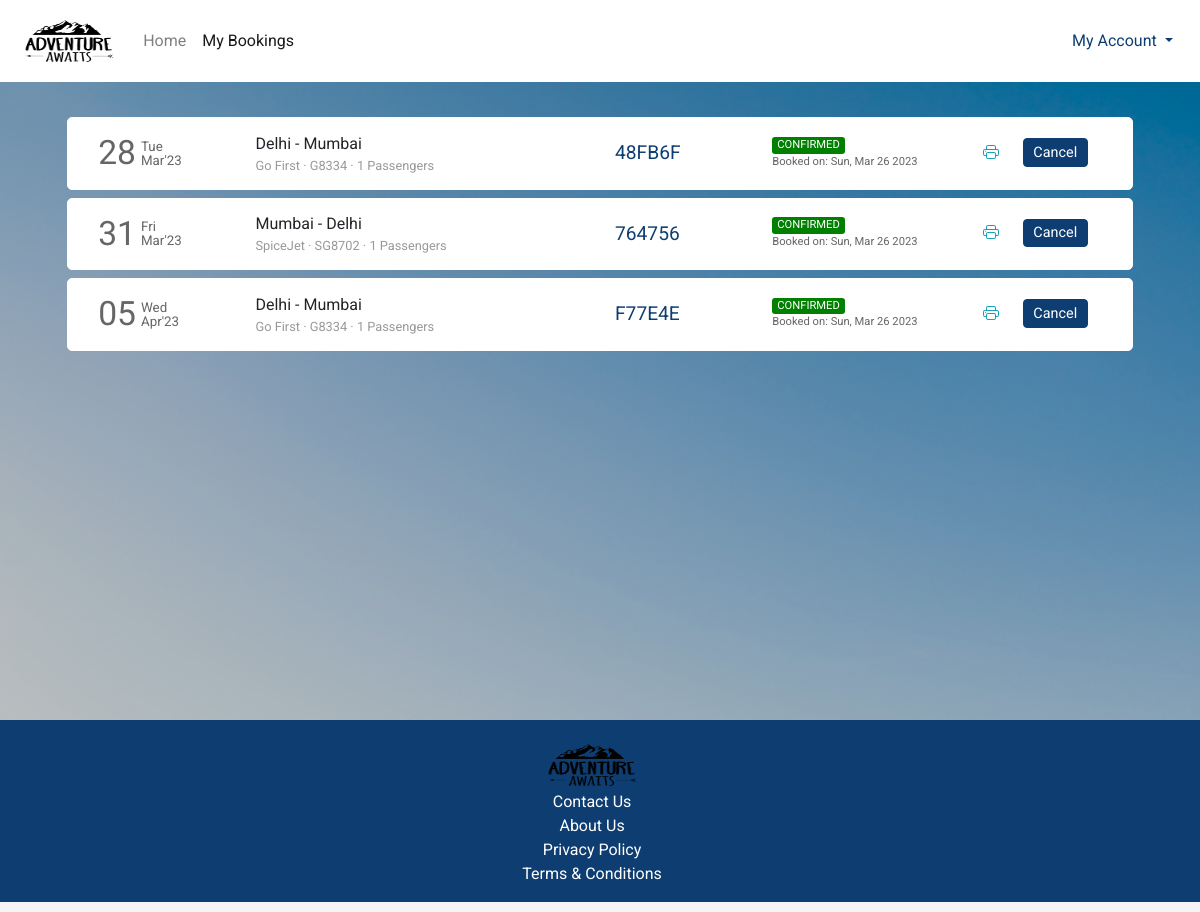
/flight/bookings (signed in), run on an earlier commit of the app's database.
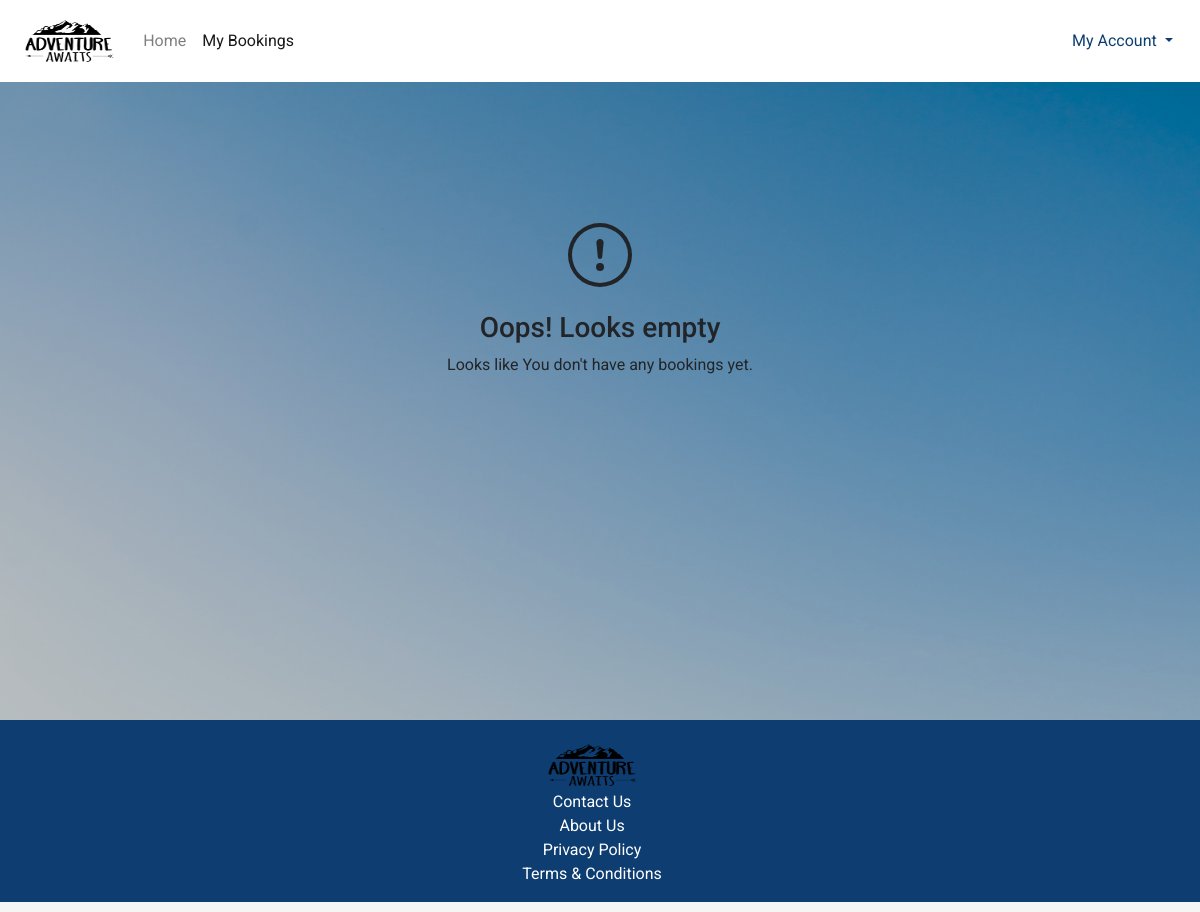
And on a later commit of the database.
### flight/models.py (models this page shows, shortened)
class Ticket(models.Model):
    user = models.ForeignKey(User,on_delete=models.CASCADE,related_name="bookings", blank=True, null=True)
    ref_no = models.CharField(max_length=6, unique=True)
    passengers = models.ManyToManyField(Passenger, related_name="flight_tickets")
    flight = models.ForeignKey(Flight, on_delete=models.CASCADE, related_name="tickets", blank=True, null=True)
    flight_ddate = models.DateField(blank=True, null=True)
    flight_adate = models.DateField(blank=True, null=True)
    flight_fare = models.FloatField(blank=True,null=True)
    other_charges = models.FloatField(blank=True,null=True)
    coupon_used = models.CharField(max_length=15,blank=True)
    coupon_discount = models.FloatField(default=0.0)
    total_fare = models.FloatField(blank=True, null=True)
    seat_class = models.CharField(max_length=20, choices=SEAT_CLASS)
    booking_date = models.DateTimeField(default=datetime.now)
    mobile = models.CharField(max_length=20,blank=True)
    email = models.EmailField(max_length=45, blank=True)
    status = models.CharField(max_length=45, choices=TICKET_STATUS)

class Flight(models.Model):
    origin = models.ForeignKey(Place, on_delete=models.CASCADE, related_name="departures")
    destination = models.ForeignKey(Place, on_delete=models.CASCADE, related_name="arrivals")
    depart_time = models.TimeField(auto_now=False, auto_now_add=False)
    depart_day = models.ManyToManyField(Week, related_name="flights_of_the_day")
    duration = models.DurationField(null=True)
    arrival_time = models.TimeField(auto_now=False, auto_now_add=False)
    plane = models.CharField(max_length=24)
    airline = models.CharField(max_length=64)
    economy_fare = models.FloatField(null=True)
    business_fare = models.FloatField(null=True)
    first_fare = models.FloatField(null=True)

class Place(models.Model):
    city = models.CharField(max_length=64)
    airport = models.CharField(max_length=64)
    code = models.CharField(max_length=3)
    country = models.CharField(max_length=64)

### flight/views.py (the view)
# urls.py: path('flight/bookings', views.bookings, name="bookings"),
def bookings(request):
    if request.user.is_authenticated:
        tickets = Ticket.objects.filter(user=request.user).order_by('-booking_date')
        return render(request, 'flight/bookings.html', {
            'page': 'bookings',
            'tickets': tickets
        })
    else:
        return HttpResponseRedirect(reverse('login'))

### flight/templates/flight/bookings.html (shortened to what the changed rows need)
{% extends 'flight/layout.html' %}
{% load static %}
{% block head %}
    <link rel="stylesheet" href="{% static 'css/bookings_style.css' %}">
{% endblock head %}
{% block body %}
    <section class="section section1" style="background-image: linear-gradient(rgba(0,0,0,0.2),rgba(0,0,0,0.2)), url({% static 'img/contact-us.jpg' %})">
        <div class="container">
            {% if tickets %}
                {% for ticket in tickets %}
                    <div class="row each-booking-div" id="{{ticket.ref_no}}">
                        <div class="col-2" style="display: flex;">
                            <div style="display: flex; color: #666666; margin-top: auto;">
                                <div>
                                    <span style="font-size: 2.1em;">{{ticket.flight_ddate | date:"d"}}</span>
                                </div>
                                <div style="font-size: smaller; display: flex; margin: auto 0; padding-left: 5px; line-height: 1em;">
                                    <div style="margin: auto;">
                                        <div style="margin-bottom: 1px;">{{ticket.flight_ddate | date:"D"}}</div>
                                        <div style="margin-top: 1px;">{{ticket.flight_ddate | date:"M'y"}}</div>
                                    </div>
                                </div>
                            </div>
                        </div>
                        <div class="col-4 middle-div">
                            <div style="width:100%">
                                <div class="row places-div" style=" display: flex;">
                                    <div style="max-width: 45%;">{{ticket.flight.origin.city}}</div>
                                    <div>&nbsp;-&nbsp;</div>
                                    <div style="max-width: 45%;">{{ticket.flight.destination.city}}</div>
                                </div>
                                <div class="row places-div" style="font-size: .8em; color: #999999; ">
                                    <div style="max-width: 100%;">{{ticket.flight.airline}} &middot; {{ticket.flight.plane}} &middot; {{ticket.passengers.count}} Passengers</div>
                                </div>
                            </div>
                        </div>
                        <div class="col-2 middle-div">
                            <div style="font-size: 1.2em; color: #0e3e71;">{{ticket.ref_no}}</div>
                        </div>
                        <div class="col-2 middle-div">
                            <div>
                                <div class="row status-div">
                                    {% if ticket.status == 'CONFIRMED' %}
                                        <div class="green">{{ticket.status}}</div>
                                    {% endif %}
                                </div>
                                <div class="row booking-date-div" style="font-size: .7em; color: #666;">
                                    {% if ticket.status == 'CONFIRMED' %}
                                        Booked on: {{ticket.booking_date | date:"D, M d Y"}}
                                    {% endif %}
                                </div>
                            </div>
                        </div>
                        <div class="col-2 last-div">
                            <div>
                                <div class="ticket-action-div">
                                    {% if ticket.status == 'CONFIRMED' %}
                                        <form action="{% url 'getticket' %}" method="get" target="_blank">
                                            <button type="submit" class="btn btn-outline-info btnp pbtn">
                                            </button>
                                        </form>
                                        <button class="btn btn-outline-danger btnp cbtn" style="background-color: #0e3e71; border-color: #0e3e71; color: white;"  data-ref="{{ticket.ref_no}}" onclick="popup(this)">Cancel</button>
                                    {% endif %}
                                </div>
                            </div>
                        </div>
                    </div>
                {% endfor %}
            {% else %}
                <div style="height: 100%; width:100%; padding: 10%;">
                    <div style="text-align: center; margin: auto;">
                        <br><br>
                        <h3>Oops! Looks empty</h3>
                        <p>
                            Looks like You don't have any bookings yet.
                        </p>
                    </div>
                </div>
            {% endif %}
        </div>
    </section>
{% endblock %}

What changed in the data, as far as the page shows it:
removed Ticket: flight_ddate "28", flight_ddate "Tue", flight_ddate "Mar'23", flight.origin.city "Delhi", flight.destination.city "Mumbai", flight.airline "Go First", flight.plane "G8334", passengers.count "1", ref_no "48FB6F", status "CONFIRMED", booking_date "Sun, Mar 26 2023"
removed Ticket: flight_ddate "31", flight_ddate "Fri", flight_ddate "Mar'23", flight.origin.city "Mumbai", flight.destination.city "Delhi", flight.airline "SpiceJet", flight.plane "SG8702", passengers.count "1", ref_no "764756", status "CONFIRMED", booking_date "Sun, Mar 26 2023"
removed Ticket: flight_ddate "05", flight_ddate "Wed", flight_ddate "Apr'23", flight.origin.city "Delhi", flight.destination.city "Mumbai", flight.airline "Go First", flight.plane "G8334", passengers.count "1", ref_no "F77E4E", status "CONFIRMED", booking_date "Sun, Mar 26 2023"
Also different on the page:
text now shown: "Oops! Looks empty Looks like You don't have any bookings yet."
